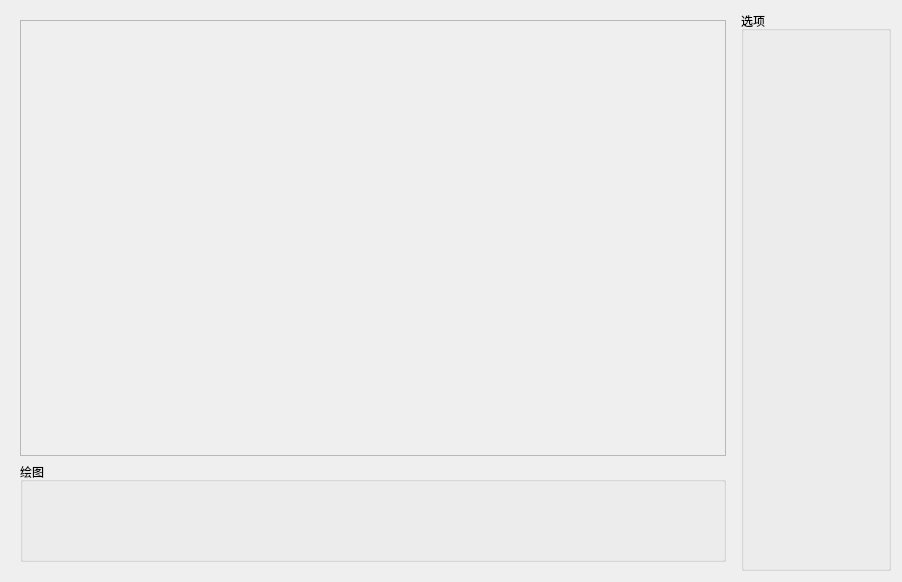
<?xml version="1.0" encoding="UTF-8"?>
<ui version="4.0">
 <class>chartDisplay</class>
 <widget class="QWidget" name="chartDisplay">
  <property name="geometry">
   <rect>
    <x>0</x>
    <y>0</y>
    <width>902</width>
    <height>582</height>
   </rect>
  </property>
  <property name="windowTitle">
   <string>Form</string>
  </property>
  <layout class="QHBoxLayout" name="horizontalLayout">
   <item>
    <widget class="QWidget" name="widget" native="true">
     <layout class="QVBoxLayout" name="verticalLayout">
      <item>
       <widget class="QFrame" name="chart">
        <property name="frameShape">
         <enum>QFrame::StyledPanel</enum>
        </property>
        <property name="frameShadow">
         <enum>QFrame::Raised</enum>
        </property>
       </widget>
      </item>
      <item>
       <widget class="QGroupBox" name="painting">
        <property name="sizePolicy">
         <sizepolicy hsizetype="Expanding" vsizetype="Fixed">
          <horstretch>0</horstretch>
          <verstretch>0</verstretch>
         </sizepolicy>
        </property>
        <property name="minimumSize">
         <size>
          <width>0</width>
          <height>100</height>
         </size>
        </property>
        <property name="title">
         <string>绘图</string>
        </property>
       </widget>
      </item>
     </layout>
    </widget>
   </item>
   <item>
    <widget class="QGroupBox" name="opitons">
     <property name="sizePolicy">
      <sizepolicy hsizetype="Fixed" vsizetype="Preferred">
       <horstretch>0</horstretch>
       <verstretch>0</verstretch>
      </sizepolicy>
     </property>
     <property name="minimumSize">
      <size>
       <width>150</width>
       <height>0</height>
      </size>
     </property>
     <property name="title">
      <string>选项</string>
     </property>
    </widget>
   </item>
  </layout>
 </widget>
 <resources/>
 <connections/>
</ui>
